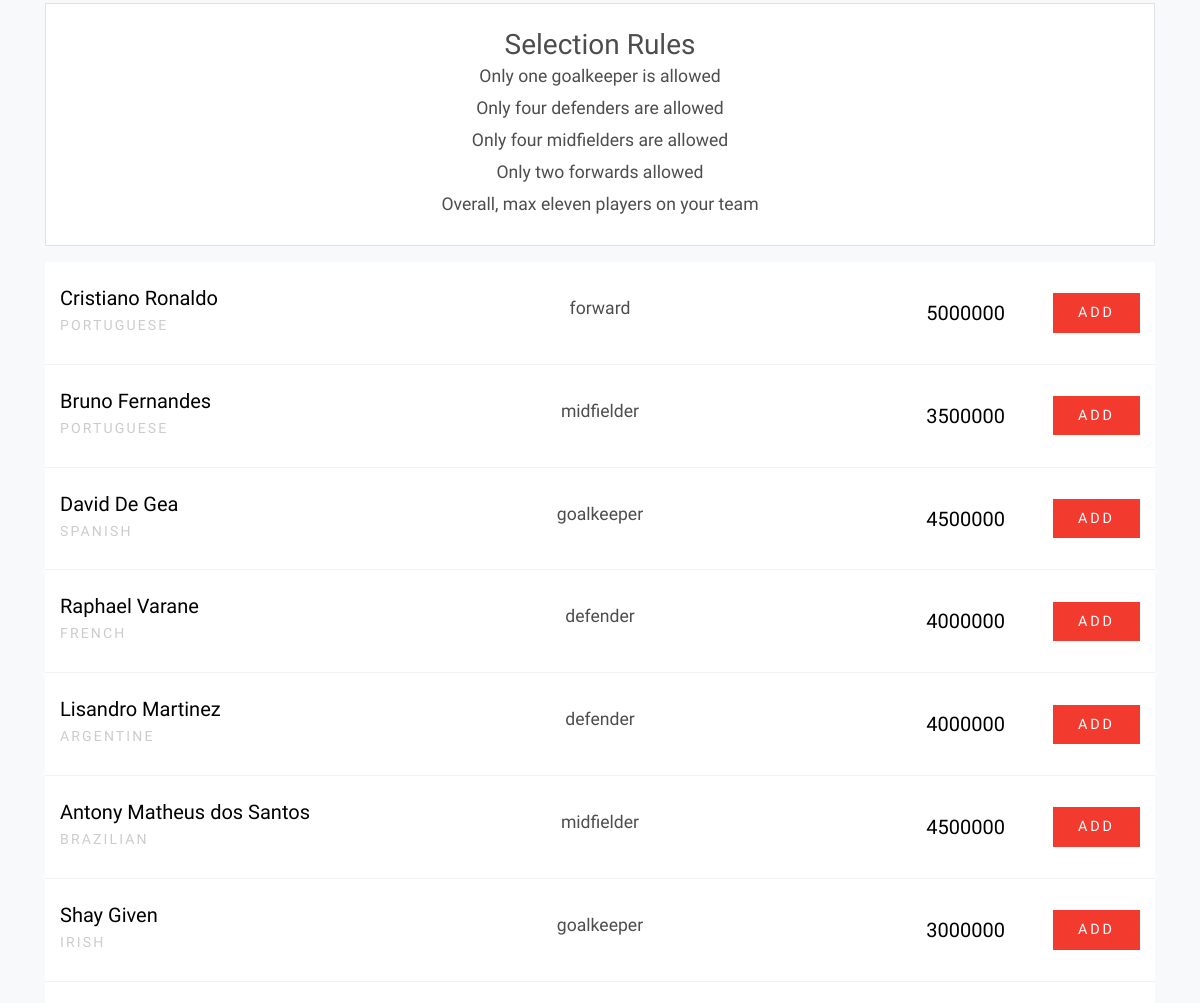
/players/ (signed in, middle part), run on an earlier commit of the app's database.
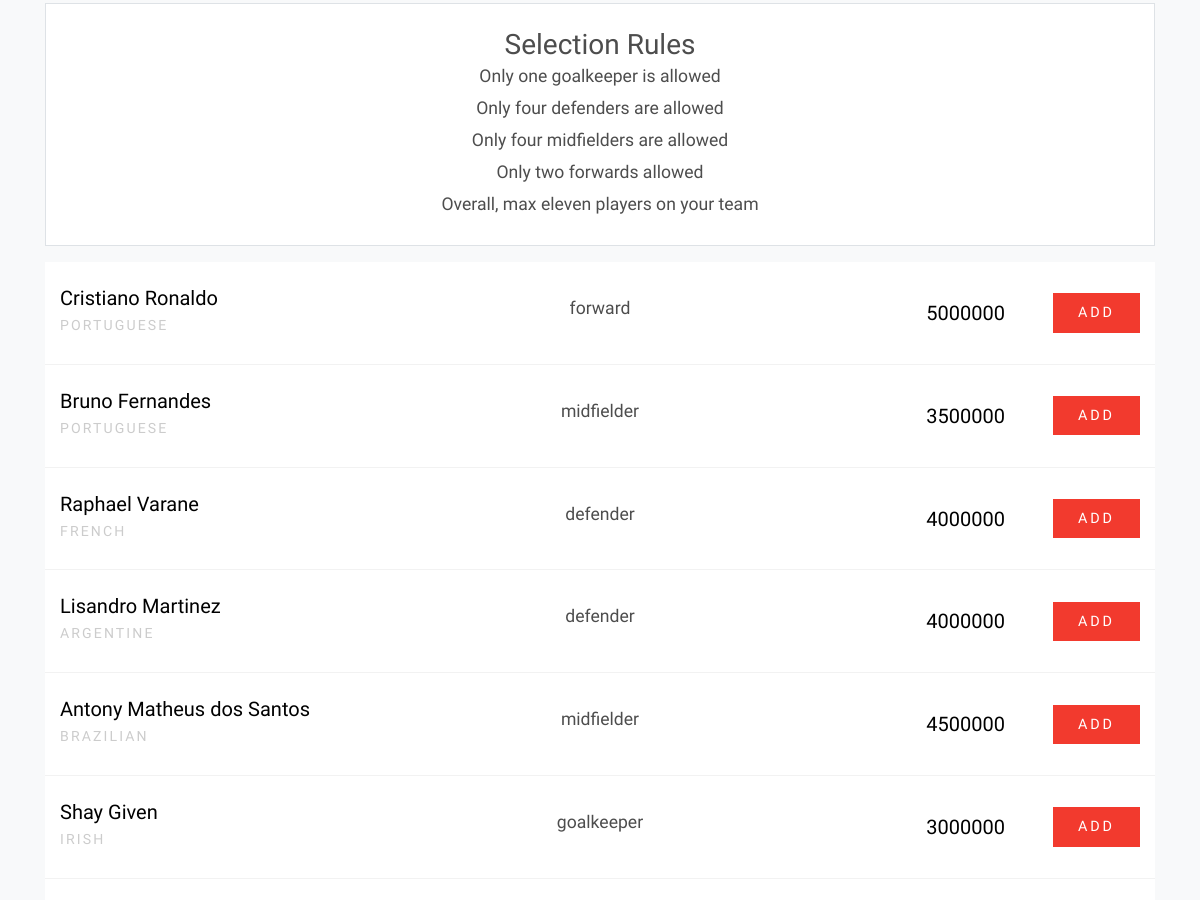
And on a later commit of the database.
### players/models.py (models this page shows)
class PlayerList(models.Model):
    userid = models.IntegerField(null=True)
    firstname = models.CharField(max_length=255)
    surname = models.CharField(max_length=255)
    nationality = models.CharField(max_length=255)
    position = models.CharField(max_length=255)
    value = models.IntegerField()

### players/views.py (the view)
# urls.py: path('players/', include(('players.urls', 'players'), namespace='players')),
def players(request):
  userLoggedIn = ""
  if "user" in request.session:
    userLoggedIn = UserLoginReg.objects.get(id=request.session['user'])
    if userLoggedIn:
      playersList = PlayerList.objects.filter(userid=None)
      context= {
        'playersList' : playersList,
        'user' : userLoggedIn,
        'request': request.session['user']
      }
    template = loader.get_template('players.html')
    if userLoggedIn:
      return HttpResponse(template.render(context, request))
  else:
    return redirect("loginregistration:login")

### players/templates/players.html (shortened to what this page needs)
{% extends 'master.html' %}
{% load static %}
  {% block main %}
    <div class="site-blocks-vs site-section bg-light">
      <div class="container">
        <div class="row">
          <div class="col-md-12 h-100">
            <div class="p-4 border mb-3 bg-white" style="text-align: center;">
              <h3 class="mb-0">Selection Rules</h3>
              <table class="scoring" style="margin-left: auto;margin-right:auto;">
                <tr>
                    <td>Only one goalkeeper is allowed</td>
                </tr>
                <tr>
                    <td>Only four defenders are allowed</td>
                </tr>
                <tr>
                    <td>Only four midfielders are allowed</td>
                </tr>
                <tr>
                    <td>Only two forwards allowed</td>
                </tr>
                <tr>
                  <td>Overall, max eleven players on your team</td>
                </tr>
              </table>
            </div>
          </div>
        </div>
        <div class="row">
          <div class="col-md-12">
            <div class="row align-items-center">
              <div class="col-md-12">
                {% for x in playersList %}
                  <div class="row bg-white align-items-center ml-0 mr-0 py-4 match-entry">
                    <div class="col-md-4 col-lg-4 mb-4 mb-lg-0">
                      <div class="text-center text-lg-left">
                        <div class="d-block d-lg-flex align-items-center">
                          <div class="text">
                            <h3 class="h5 mb-0 text-black">{{ x.firstname }} {{ x.surname }}</h3>
                            <span class="text-uppercase small country">{{ x.nationality }}</span>
                          </div>
                        </div>
                      </div>
                    </div>
                    <div class="col-md-4 col-lg-4 text-center mb-4 mb-lg-0">
                      <div class="d-inline-block">
                        <div class=" py-2 px-4 mb-2 d-inline-block rounded">{{ x.position }}</div>
                      </div>
                    </div>
                    <div class="col-md-4 col-lg-4 text-center text-lg-right">
                      <div class="">
                        <div class="d-block d-lg-flex align-items-center">
                          <div class="text w-100">
                            <h3 class="h5 mb-0 text-black">{{ x.value }}</h3>
                          </div>
                          <div class="mb-0 ml-5">
                            <a href="/players/{{x.id}}" class="btn btn-primary btn-sm px-4 py-2 rounded-0">
                              Add
                            </a>
                          </div>
                        </div>
                      </div>
                    </div>
                  </div>
                {% endfor %}
              </div>
            </div>
          </div>
        </div>
      </div>
    </div>
{% endblock %}

What changed in the data, as far as the page shows it:
no longer on this page (row edited): PlayerList: firstname "David", surname "De Gea", nationality "SPANISH", position "goalkeeper", value "4500000"
